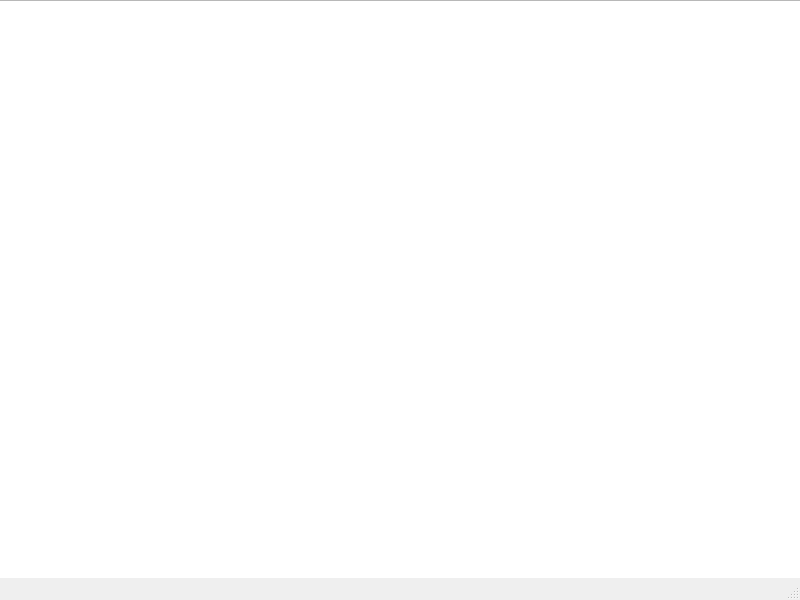
<?xml version="1.0" encoding="UTF-8"?>
<ui version="4.0">
 <class>VentanaPrincipal</class>
 <widget class="QMainWindow" name="VentanaPrincipal">
  <property name="geometry">
   <rect>
    <x>0</x>
    <y>0</y>
    <width>800</width>
    <height>600</height>
   </rect>
  </property>
  <property name="windowTitle">
   <string>SpotCloud - Catálogo de Música</string>
  </property>
  <widget class="QWidget" name="centralwidget">
   <widget class="QTableView" name="tablaCanciones">
    <property name="geometry">
     <rect>
      <x>-10</x>
      <y>0</y>
      <width>1021</width>
      <height>631</height>
     </rect>
    </property>
   </widget>
   <widget class="QFrame" name="frameReproductor">
    <property name="geometry">
     <rect>
      <x>0</x>
      <y>600</y>
      <width>800</width>
      <height>100</height>
     </rect>
    </property>
    <property name="visible">
     <bool>false</bool>
    </property>
    <widget class="QLabel" name="lblNombreCancion">
     <property name="geometry">
      <rect>
       <x>20</x>
       <y>35</y>
       <width>500</width>
       <height>30</height>
      </rect>
     </property>
     <property name="text">
      <string>No hay canción seleccionada</string>
     </property>
    </widget>
    <widget class="QPushButton" name="btnPausar">
     <property name="geometry">
      <rect>
       <x>650</x>
       <y>35</y>
       <width>100</width>
       <height>30</height>
      </rect>
     </property>
     <property name="text">
      <string>Pausar</string>
     </property>
    </widget>
   </widget>
  </widget>
  <widget class="QMenuBar" name="menubar">
   <property name="geometry">
    <rect>
     <x>0</x>
     <y>0</y>
     <width>800</width>
     <height>21</height>
    </rect>
   </property>
  </widget>
  <widget class="QStatusBar" name="statusbar"/>
 </widget>
 <resources/>
 <connections/>
</ui>
